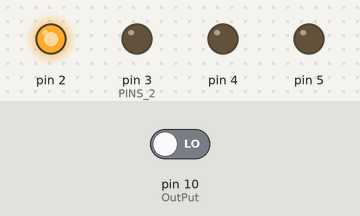
Bench run of a sketch on a simulated Arduino Uno, built with avr-gcc and run on an emulated ATmega328P. Parts: output pins drawn as LEDs (lit = HIGH). The test bench sets the inputs (shaded band); at power-on: pin 10 (OutPut) LOW. What the sketch prints to the serial monitor is not drawn.

Above: at 0.7 s.
At 2.2 s:
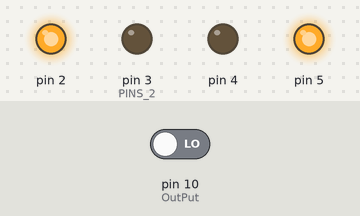
At 3.7 s:
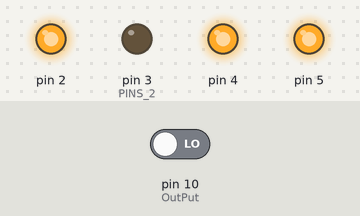
Timing chart, 0 to 5.9 s (numbered marks = the images above):
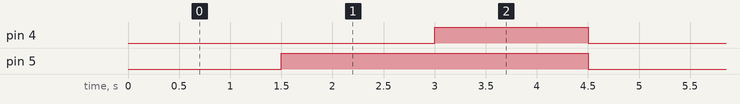

The sketch:

color2.ino
```cpp
int OutPut= 10;//naming pin10 of uno as output
unsigned int frequency = 0;

//#include <LiquidCrystal.h>
// initialize the library with the numbers of the interface pins
//LiquidCrystal lcd(8, 9, 7, 11, 12, 13);//RS,EN,D4,D5,D6,D7

void setup()
{
                // set up the LCD's number of columns and rows
                Serial.begin(9600);

                pinMode(2, OUTPUT);
                pinMode(3, OUTPUT);//PINS 2, 3,4,5 as OUTPUT
                pinMode(4, OUTPUT);
                pinMode(5, OUTPUT);
                pinMode(10, INPUT);//PIN 10 as input

                digitalWrite(2,HIGH);
                digitalWrite(3,LOW);//setting frequency selection to 20%
}
void loop()
{
                Serial.print("R=");//printing name
                digitalWrite(4,LOW);
                digitalWrite(5,LOW);//setting for RED color sensor
                frequency = pulseIn(OutPut, LOW);//reading frequency
                Serial.print(frequency);//printing RED color frequency
                Serial.print("  ");
                //lcd.setCursor(7, 0);//moving courser to position 7
                delay(500);

               Serial.print("B=");// printing name
                digitalWrite(4,LOW);
                digitalWrite(5,HIGH);// setting for BLUE color sensor
                frequency = pulseIn(OutPut, LOW);// reading frequency
                Serial.print(frequency);// printing BLUE color frequency
                Serial.print("  ");
                //lcd.setCursor(0, 1);
                delay(500);

               Serial.print("G=");// printing name
                digitalWrite(4,HIGH);
                digitalWrite(5,HIGH);// setting for GREEN color sensor
                frequency = pulseIn(OutPut, LOW);// reading frequency
                Serial.print(frequency);// printing GREEN color frequency
                Serial.println("    ");
  //              Serial.setCursor(0, 0);
                delay(500);
}
```

Measured:
- by itself, pin 4: alternates HIGH for 1.5 s and LOW for 3.0 s
- by itself, pin 5: alternates HIGH for 3.0 s and LOW for 1.5 s
- by itself, everything shown: repeats every 4.5 s, in 3 steps
